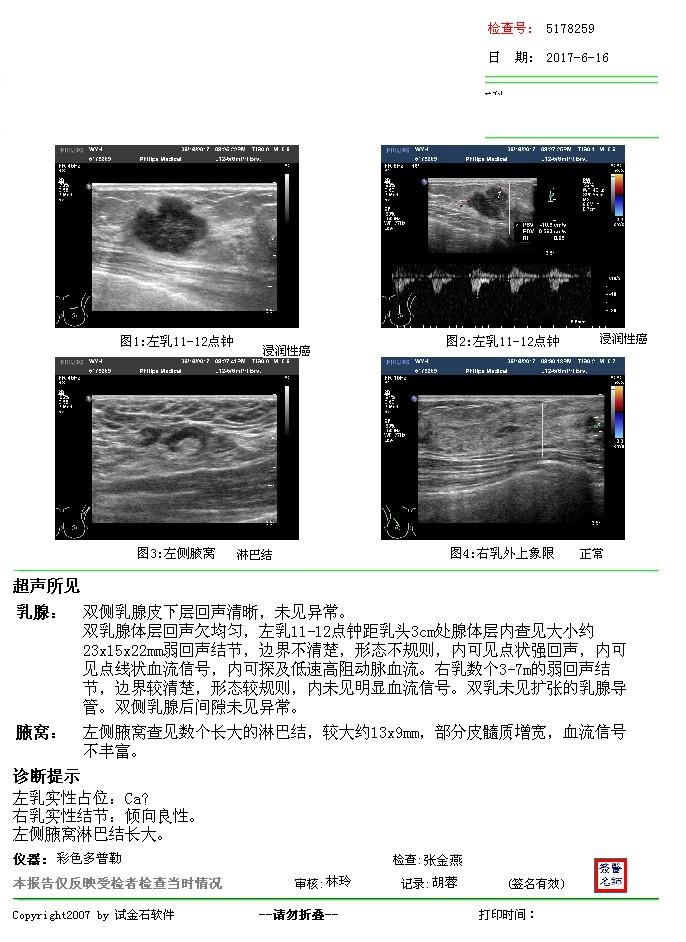
#> input picture utils/utils/test/0913_2.jpg, 686 x 942 px
$ python img_detector.py   (Python 2 division)
#> lines starting #> are read from the running program, lines starting #| are printed output that depends on the picture; after the words box and inside, x2 and y2 are one past the last pixel; in counts of white or black regions, pixels touching at a corner belong together
from skimage import io, measure
import numpy as np
import cv2, copy

def img_detector(img_path):
    ''' return the coordinate of each ultra-sound image '''
#> called with img_path = 'test/0913_2.jpg'
    img = io.imread(fname=img_path)
#> img is the input picture: shape (942, 686, 3); mean R, G, B 191.5, 192.2, 192.1
    img1 = copy.deepcopy(img)
    img1[img > 100] = 255
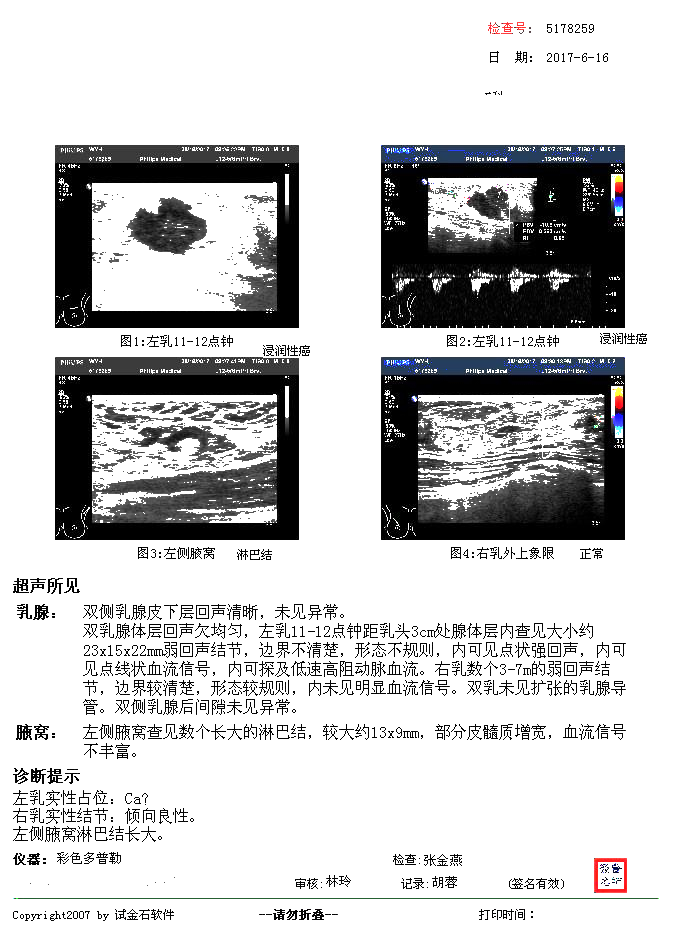
#> img1: shape (942, 686, 3); mean R, G, B 201.3, 201.4, 201.8
    a = img1[:,:,0]
    b = measure.label(a)
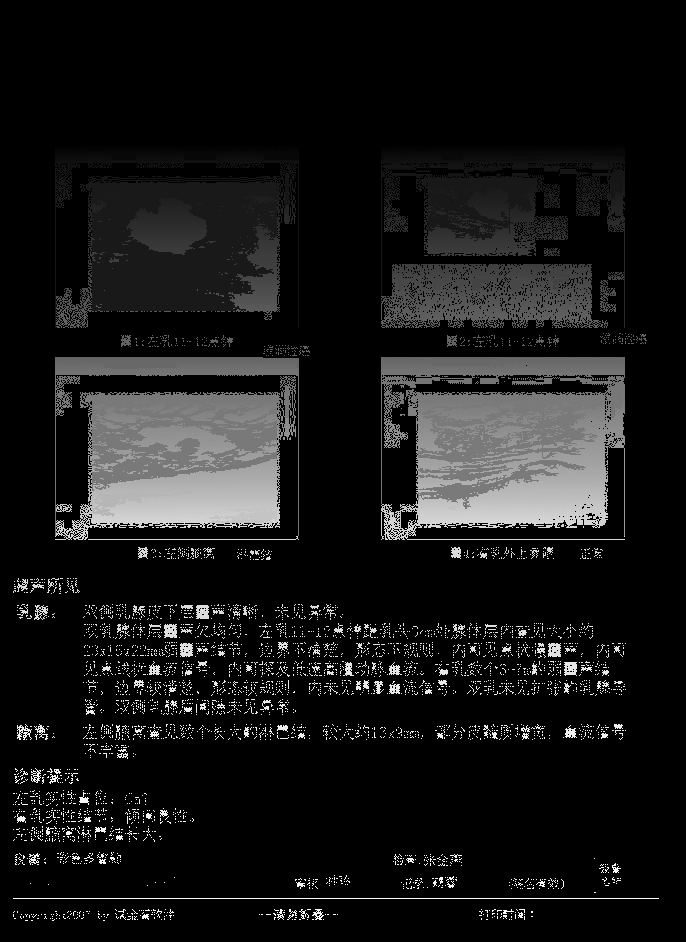
#> b: shape (942, 686) int64; min 0, max 69878, mean 6395.5; drawn with min black and max white

    label = b[b.shape[0]-10, b.shape[1]-10]
#> label = 1

    b = (b!=label).astype(int) # mask all nonewhite regions
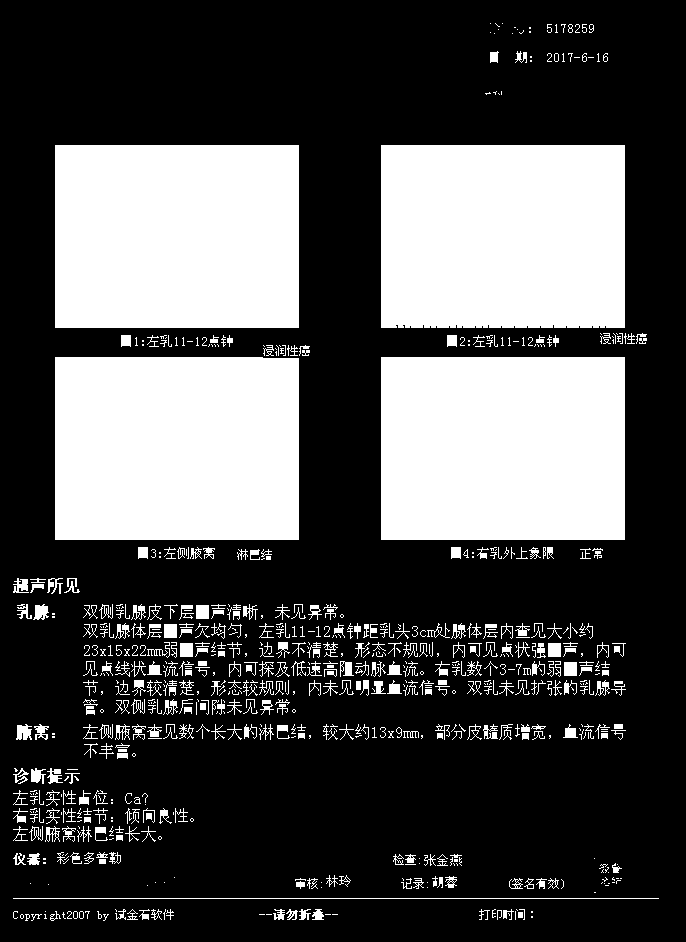
#> b: shape (942, 686) int64; values 0 (black) and 1 (white), 31.2% white; 784 white regions (382 under 20 px), largest, box (x1, y1, x2, y2) and area: (55, 145, 299, 328) 44652, (381, 357, 625, 540) 44652, (55, 357, 299, 540) 44616
    b = measure.label(b) # seperate every region
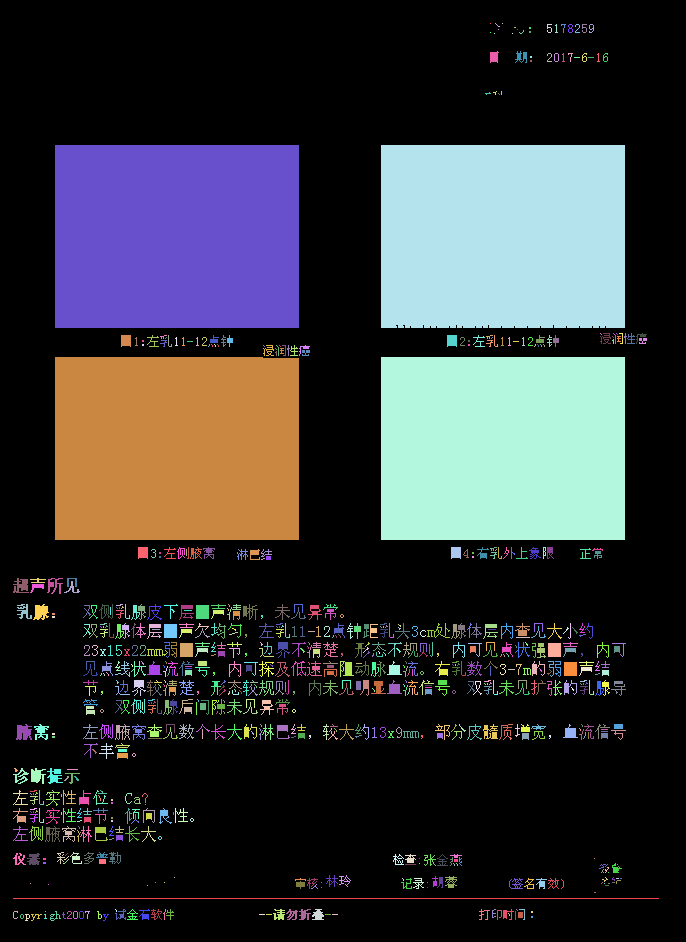
#> b: shape (942, 686) int64; 785 distinct labels, from 0 to 784; one colour per label, 0 black

    coordinates = []
    for region in measure.regionprops(b):
        if region.area < 10000:
            continue
        minr, minc, maxr, maxc = region.bbox
        coordinates.append((minr, minc, maxr, maxc))
#> this loop made 784 passes
#> (minr, minc, maxr, maxc) on passes 37 to 38: (145, 55, 328, 299), (145, 381, 328, 625)
#> after the loop, coordinates = [(145, 55, 328, 299), (145, 381, 328, 625), (357, 55, 540, 299), (357, 381, 540, 625)]
    return coordinates

def img_cutter(img_path, output_path, coordinates):
    # coordinates = img_detector(img_path)
    img = io.imread(fname=img_path)
    img_name = img_path.split("/")[-1]
    output_img_paths = []
    for i in range(len(coordinates)):
        minr, minc, maxr, maxc = coordinates[i][0], coordinates[i][1], coordinates[i][2], coordinates[i][3]
        output_img_name = output_path + "/" + img_name[:-4] + "_" + str(i+1) + ".jpg"
        io.imsave(output_img_name, img[minr:maxr,minc:maxc,:])
        output_img_paths.append(output_img_name)
    return output_img_paths

def img_marker(img_path, output_path, coordinates):
    img = cv2.imread(img_path)
    img_name = img_path.split("/")[-1]
    output_img_path = output_path + "/" + img_name[:-4] + "_marked.jpg"
    for i in range(len(coordinates)):
        minr, minc, maxr, maxc = coordinates[i][0], coordinates[i][1], coordinates[i][2], coordinates[i][3]
        cv2.rectangle(img,(minc, minr),(maxc, maxr),(0,0,255),3)
    cv2.imwrite(output_img_path, img, [int(cv2.IMWRITE_JPEG_QUALITY), 100])
    return output_img_path

if __name__ == "__main__":
    img_path = "test/0913_2.jpg"
    cutted_output_path = "test/cutted"
    marked_output_path = "test/marked"
    coordinates = img_detector(img_path)
    print img_cutter(img_path, cutted_output_path, coordinates)
#> the loop in img_cutter, `for i in range(len(coordinates)):` made 4 passes
#> (minr, minc, maxr, maxc, output_img_name) on passes 1 to 4: (145, 55, 328, 299, 'test/cutted/0913_2_1.jpg'), (145, 381, 328, 625, 'test/cutted/0913_2_2.jpg'), (357, 55, 540, 299, 'test/cutted/0913_2_3.jpg'), (357, 381, 540, 625, 'test/cutted/0913_2_4.jpg')
#> pass 1, in img_cutter, `io.imsave(output_img_name, img[minr:maxr,minc:maxc,:])`:
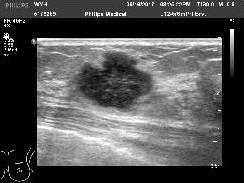
#> saved as 0913_2_1.jpg: shape (183, 244, 3); min 0, max 255, mean 81.3
#> pass 2, in img_cutter, `io.imsave(output_img_name, img[minr:maxr,minc:maxc,:])`:
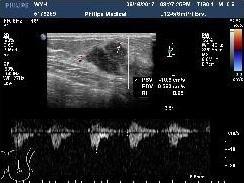
#> saved as 0913_2_2.jpg: shape (183, 244, 3); mean R, G, B 34.7, 36.4, 39.2
#> after the loop in img_cutter, `for i in range(len(coordinates)):`: output_img_paths = ['test/cutted/0913_2_1.jpg', 'test/cutted/0913_2_2.jpg', 'test/cutted/0913_2_3.jpg', 'test/cutted/0913_2_4.jpg']
#| ['test/cutted/0913_2_1.jpg', 'test/cutted/0913_2_2.jpg', 'test/cutted/0913_2_3.jpg', 'test/cutted/0913_2_4.jpg']
    print img_marker(img_path, marked_output_path, coordinates)
#> the loop in img_marker, `for i in range(len(coordinates)):` made 4 passes
#> after the loop in img_marker, `for i in range(len(coordinates)):`:
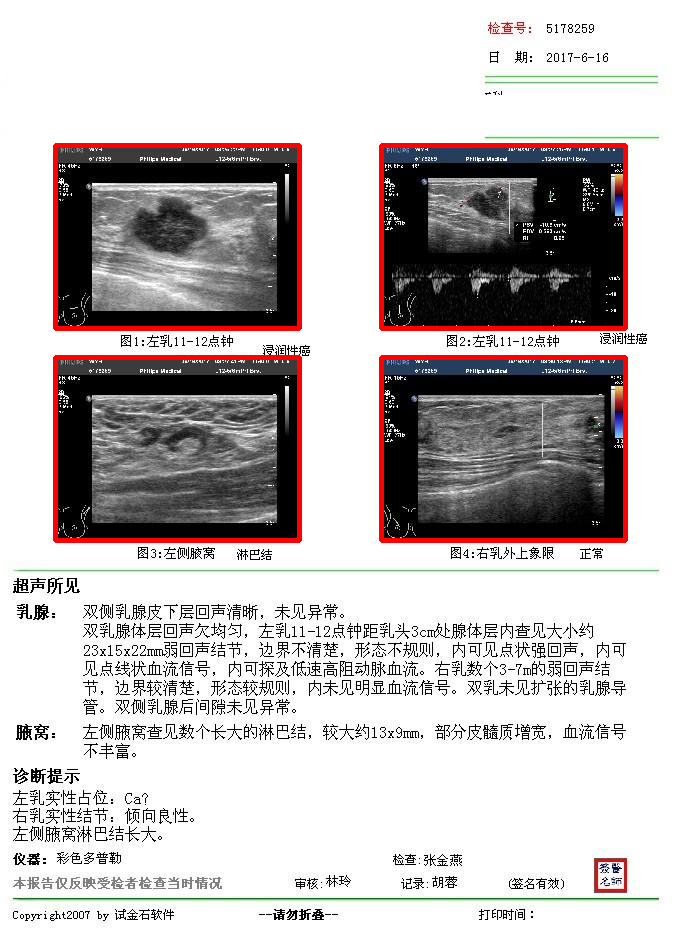
#> img: shape (942, 686, 3); mean B, G, R 188.3, 188.5, 194.6
#| test/marked/0913_2_marked.jpg
